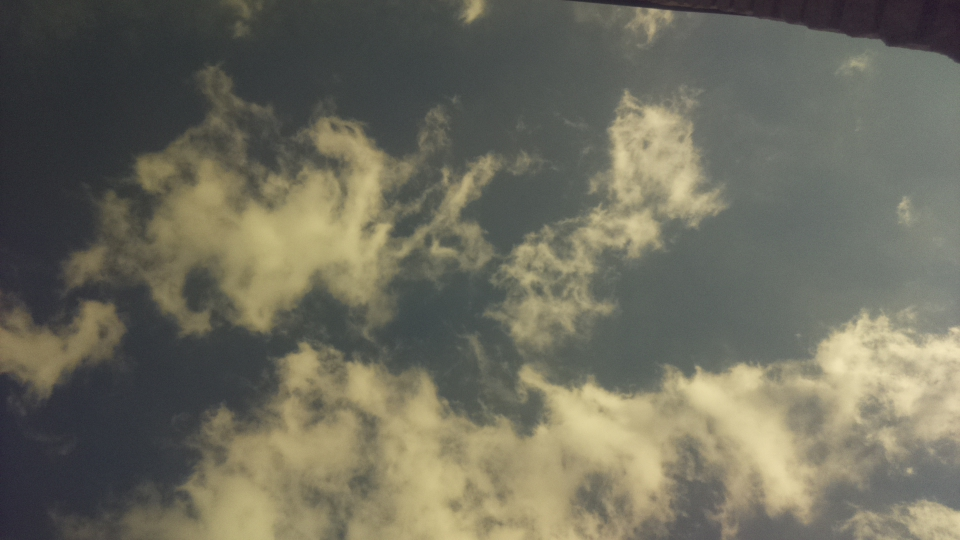
#> input picture Analytics/cloud-detection/cloud-sky.jpg, 960 x 540 px
$ python -i Frame.py   (imports and definitions only)
#> lines starting #> are read from the running program, lines starting #| are printed output that depends on the picture; after the words box and inside, x2 and y2 are one past the last pixel; in counts of white or black regions, pixels touching at a corner belong together
#> further down, picture is the input picture: shape (540, 960, 3); mean B, G, R 93.3, 108.2, 109.8
import cv2
import numpy as np

import config

class Frame():
    def __init__(self, img):
        self.img = self.preprocess(img)
        self.pts = None
        self.kps = None
        self.ds = None
        self.lastMatches = None # from BFMatcher

    def preprocess(self, img):
        img = cv2.resize(img, (config.WIDTH, config.HEIGHT))
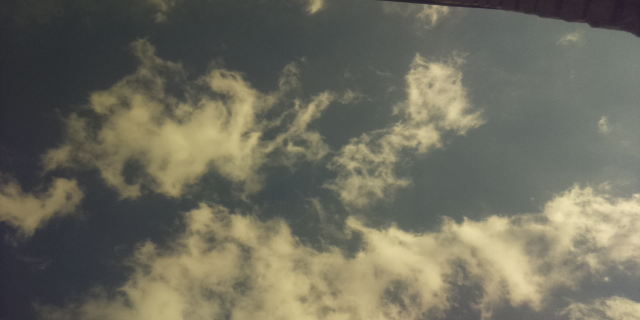
#> img: shape (320, 640, 3); mean of channels 0, 1, 2 93.2, 108, 109.7; drawn as B, G, R
        return img


    def getTreshImage(self, img):
        gray = cv2.cvtColor(img, cv2.COLOR_BGR2GRAY)
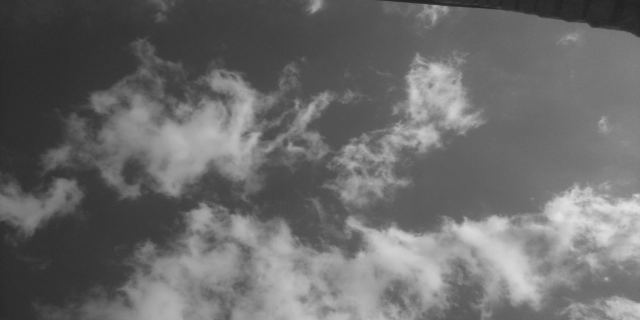
#> gray: shape (320, 640); min 30, max 228, mean 106.9
        ttype = cv2.THRESH_BINARY + cv2.THRESH_OTSU
        thresh = cv2.threshold(gray, 0, 255, ttype)[1]
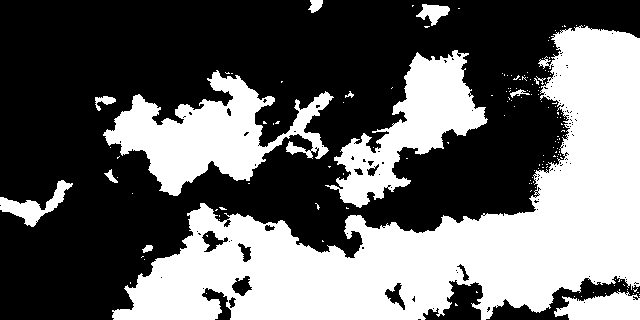
#> thresh: shape (320, 640); 40.4% white; 152 white regions (139 under 20 px), largest, box (x1, y1, x2, y2) and area: (112, 25, 640, 320) 57263, (103, 70, 334, 196) 11989, (325, 50, 488, 208) 9321

        kernel = np.ones((3,3), np.uint8)
        bimg = cv2.morphologyEx(thresh, cv2.MORPH_OPEN, kernel, iterations=2)
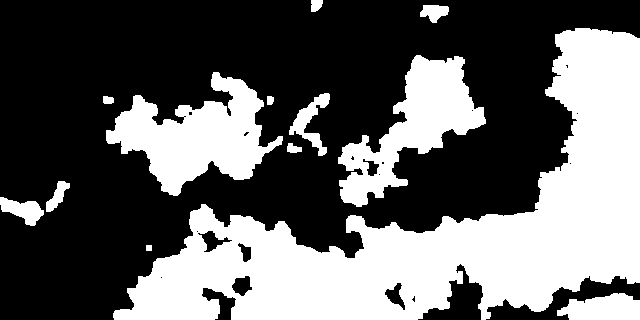
#> bimg: shape (320, 640); 38.8% white; 13 white regions

        return bimg

    def getCloudsPercentage(self, img):
        pixels = img.flatten()
        count = len(pixels)
#> count = 204800
        white = len(pixels[pixels == 255])
#> white = 79387
        return white / count # done

    def getContours(self, img):
        return cv2.findContours(img, cv2.RETR_TREE, cv2.CHAIN_APPROX_SIMPLE)[0]

    def getCloudCount(self, img, contours = None):
        if contours is None:
            contours = self.getContours(img)
        return len(list(filter(lambda x: len(x) > 30, contours)))

    def getCloudsInformation(self):
        bimg = self.getTreshImage(self.img)
        cloudyness = self.getCloudsPercentage(bimg)
#> cloudyness = 0.388
        contours = self.getContours(bimg)
#> contours = 31 contours, 13 with area under 20; largest, box (x1, y1, x2, y2) and area: (113, 28, 640, 320) 55662, (106, 72, 283, 196) 10117, (338, 55, 486, 207) 8592, (557, 293, 640, 320) 1606, (289, 93, 330, 156) 788
        nClouds = self.getCloudCount(bimg, contours=contours)
#> nClouds = 9

        return {
            "cloudyness": cloudyness,
            "contours": contours,
            "cloudCount": nClouds
        }

    def getTrackPoints(self):
        img = self.img.copy()
        gray = cv2.cvtColor(img, cv2.COLOR_BGR2GRAY)
        points = cv2.goodFeaturesToTrack(gray, 300, 0.01, 10)
        self.setPts(points)
        return points

    # find keypoints from one image to the next
    def matchWith(self, frame):
        if frame is not None:
            # Initiate SIFT detector
            orb = cv2.ORB_create()
            img1 = self.img.copy()
            img2 = frame.img.copy()
            kp1, des1 = orb.detectAndCompute(img1, None)
            kp2, des2 = orb.detectAndCompute(img2, None)

            self.setKps(kp1)
            self.setDes(des1)
            frame.setKps(kp2)
            frame.setDes(des2)

            bf = cv2.BFMatcher(cv2.NORM_HAMMING, crossCheck=True)
            self.lastMatches = bf.match(des1, des2)
            return self.lastMatches
        else:
            return np.array([])


    def setPts(self, pts):
        self.pts = pts

    def setKps(self, kps):
        self.kps = kps

    def setDes(self, des):
        self.des = des

>>> import cv2
>>> picture = cv2.imread('../../Analytics/cloud-detection/cloud-sky.jpg')
>>> result = Frame(picture).getCloudsInformation()
#> result = 3 items

$ run again, on Analytics/cloud-detection/sunny-sky.jpg
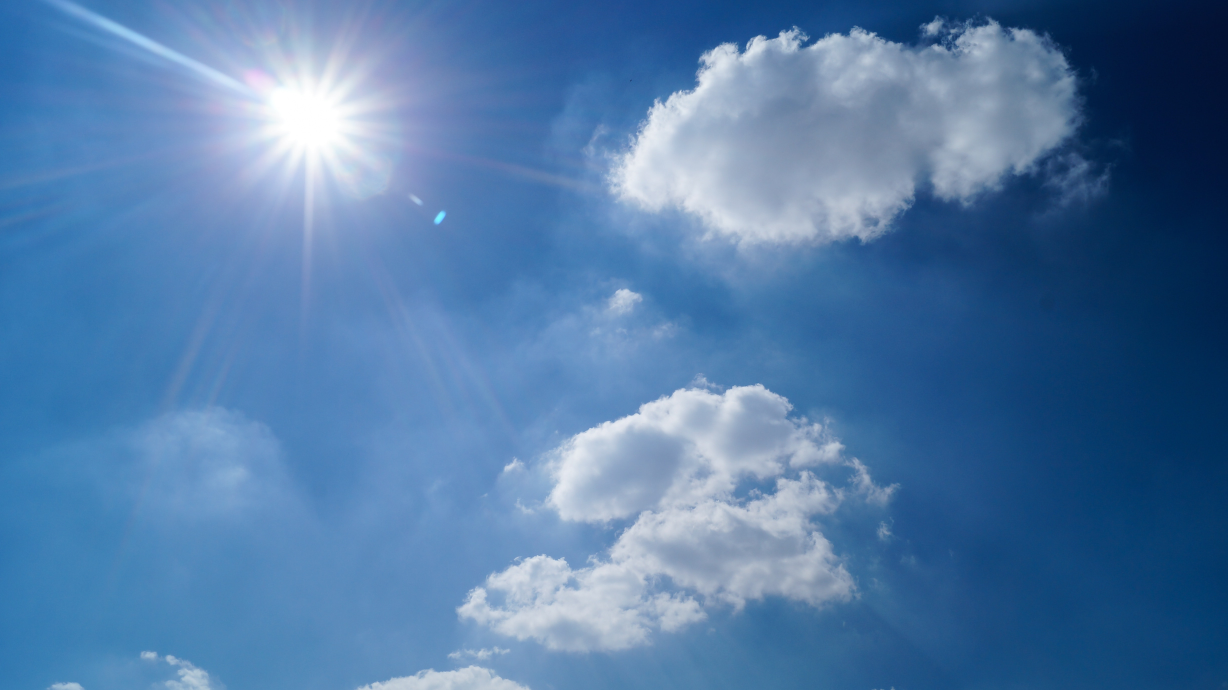
#> input picture Analytics/cloud-detection/sunny-sky.jpg, 4912 x 2760 px (shown at 1/4 size)
#> picture is the input picture: shape (2760, 4912, 3); mean B, G, R 167, 122.7, 82
#> in getTreshImage, `thresh = cv2.threshold(gray, 0, 255, ttype)[1]`:
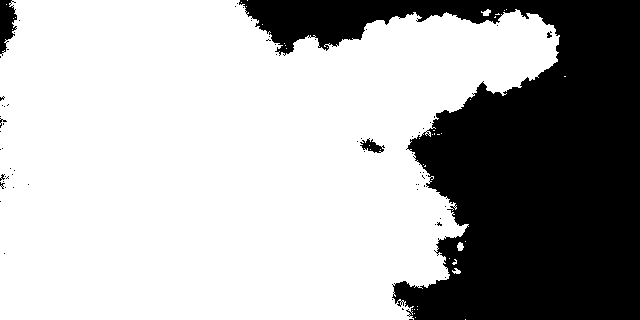
#> thresh: shape (320, 640); 68.6% white; 67 black regions (62 under 20 px), largest, box (x1, y1, x2, y2) and area: (239, 0, 640, 320) 63271, (0, 0, 17, 56) 621, (360, 138, 385, 153) 183, (547, 31, 552, 38) 22, (0, 118, 7, 128) 21
#> in getTreshImage, `bimg = cv2.morphologyEx(thresh, cv2.MORPH_OPEN, kernel, iterations=2)`:
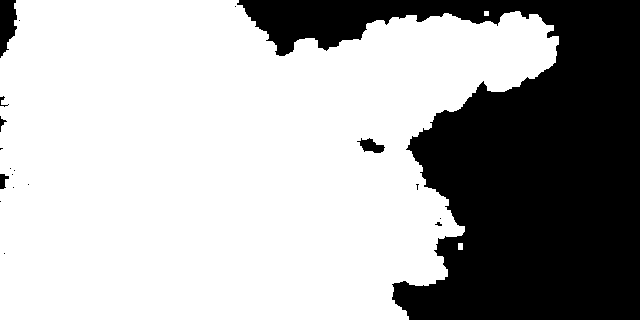
#> bimg: shape (320, 640); 68.1% white; 19 black regions (13 under 20 px)
#> count = 204800
#> white = 139423
#> cloudyness = 0.681
#> contours = 16 contours, 12 with area under 20; largest, box (x1, y1, x2, y2) and area: (0, 0, 559, 320) 138630, (356, 137, 386, 154) 268, (434, 221, 443, 227) 26, (458, 243, 463, 250) 24
#> nClouds = 2
#> result = 3 items
